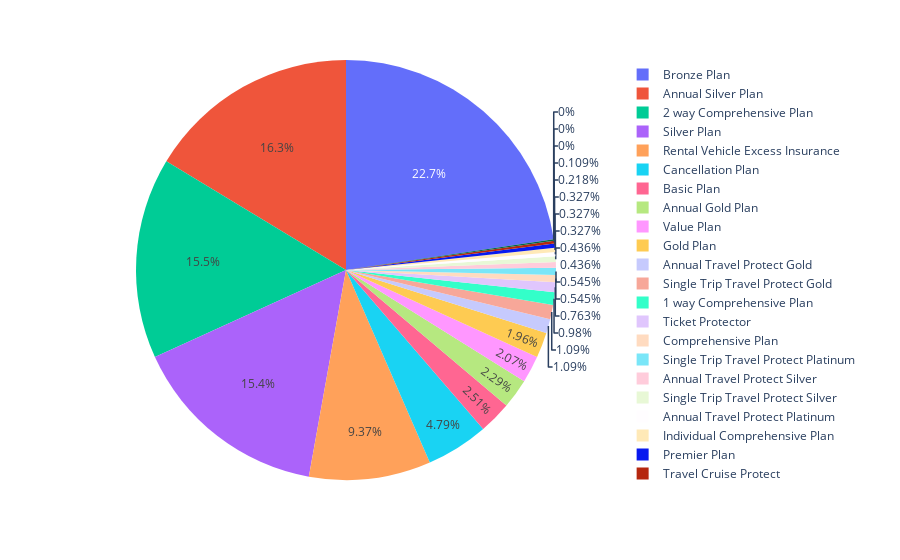

The cell this chart's notebook holds for it:
### Code cell
fig = px.pie(df_product,values='sum',names='Product Name')
fig.show()

### Figure 1 — Plotly figure (JSON) as saved in the notebook; plotly's stock layout.template omitted (floating-point values rounded to 4 significant figures)
{"data": [{"domain": {"x": [0, 1], "y": [0, 1]}, "hovertemplate": "Product Name=%{label}<br>sum=%{value}<extra></extra>", "labels": ["1 way Comprehensive Plan", "2 way Comprehensive Plan", "24 Protect", "Annual Gold Plan", "Annual Silver Plan", "Annual Travel Protect Gold", "Annual Travel Protect Platinum", "Annual Travel Protect Silver", "Basic Plan", "Bronze Plan", "Cancellation Plan", "Child Comprehensive Plan", "Comprehensive Plan", "Gold Plan", "Individual Comprehensive Plan", "Premier Plan", "Rental Vehicle Excess Insurance", "Silver Plan", "Single Trip Travel Protect Gold", "Single Trip Travel Protect Platinum", "Single Trip Travel Protect Silver", "Spouse or Parents Comprehensive Plan", "Ticket Protector", "Travel Cruise Protect", "Travel Cruise Protect Family", "Value Plan"], "legendgroup": "", "name": "", "showlegend": true, "type": "pie", "values": [9, 142, 0, 21, 150, 10, 3, 4, 23, 208, 44, 0, 5, 18, 3, 3, 86, 141, 10, 5, 4, 1, 7, 2, 0, 19]}], "layout": {"legend": {"tracegroupgap": 0}, "margin": {"t": 60}}}
